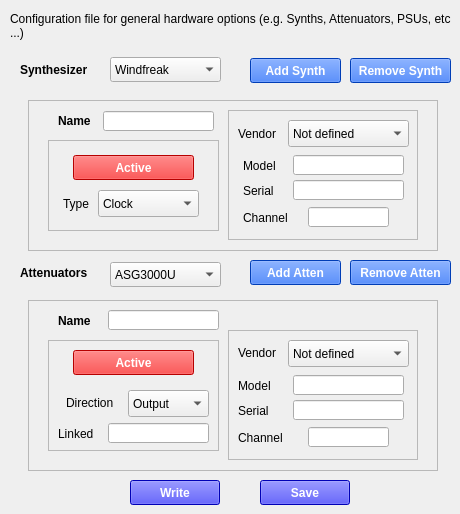
    <widget class="QWidget" name="hdwTab">
     <attribute name="title">
      <string>Hardware</string>
     </attribute>
     <widget class="QLabel" name="label_266">
      <property name="geometry">
       <rect>
        <x>10</x>
        <y>10</y>
        <width>441</width>
        <height>31</height>
       </rect>
      </property>
      <property name="font">
       <font>
        <pointsize>9</pointsize>
       </font>
      </property>
      <property name="text">
       <string>Configuration file for general hardware options (e.g. Synths, Attenuators, PSUs, etc ...)</string>
      </property>
      <property name="wordWrap">
       <bool>true</bool>
      </property>
     </widget>
     <widget class="QPushButton" name="hdwBtn">
      <property name="geometry">
       <rect>
        <x>260</x>
        <y>480</y>
        <width>90</width>
        <height>25</height>
       </rect>
      </property>
      <property name="font">
       <font>
        <pointsize>9</pointsize>
        <weight>75</weight>
        <bold>true</bold>
       </font>
      </property>
      <property name="styleSheet">
       <string notr="true">color: white;
background-color: blue</string>
      </property>
      <property name="text">
       <string>Save</string>
      </property>
     </widget>
     <widget class="QLabel" name="label_344">
      <property name="geometry">
       <rect>
        <x>20</x>
        <y>62</y>
        <width>101</width>
        <height>16</height>
       </rect>
      </property>
      <property name="font">
       <font>
        <pointsize>9</pointsize>
        <weight>75</weight>
        <bold>true</bold>
       </font>
      </property>
      <property name="text">
       <string>Synthesizer</string>
      </property>
     </widget>
     <widget class="QPushButton" name="addSynthBtn">
      <property name="geometry">
       <rect>
        <x>250</x>
        <y>58</y>
        <width>91</width>
        <height>25</height>
       </rect>
      </property>
      <property name="font">
       <font>
        <pointsize>9</pointsize>
        <weight>75</weight>
        <bold>true</bold>
       </font>
      </property>
      <property name="styleSheet">
       <string notr="true">color: white;
background-color: rgb(0, 85, 255)</string>
      </property>
      <property name="text">
       <string>Add Synth</string>
      </property>
     </widget>
     <widget class="QLabel" name="label_345">
      <property name="geometry">
       <rect>
        <x>20</x>
        <y>265</y>
        <width>101</width>
        <height>16</height>
       </rect>
      </property>
      <property name="font">
       <font>
        <pointsize>9</pointsize>
        <weight>75</weight>
        <bold>true</bold>
       </font>
      </property>
      <property name="text">
       <string>Attenuators</string>
      </property>
     </widget>
     <widget class="QPushButton" name="addAttenBtn">
      <property name="geometry">
       <rect>
        <x>250</x>
        <y>260</y>
        <width>91</width>
        <height>25</height>
       </rect>
      </property>
      <property name="font">
       <font>
        <pointsize>9</pointsize>
        <weight>75</weight>
        <bold>true</bold>
       </font>
      </property>
      <property name="styleSheet">
       <string notr="true">color: white;
background-color: rgb(0, 85, 255)</string>
      </property>
      <property name="text">
       <string>Add Atten</string>
      </property>
     </widget>
     <widget class="QComboBox" name="synthNameEdit">
      <property name="geometry">
       <rect>
        <x>110</x>
        <y>57</y>
        <width>111</width>
        <height>25</height>
       </rect>
      </property>
      <property name="font">
       <font>
        <pointsize>9</pointsize>
        <weight>50</weight>
        <bold>false</bold>
       </font>
      </property>
      <item>
       <property name="text">
        <string>Windfreak</string>
       </property>
      </item>
      <item>
       <property name="text">
        <string>SMA100A</string>
       </property>
      </item>
      <item>
       <property name="text">
        <string>SGS100A</string>
       </property>
      </item>
      <item>
       <property name="text">
        <string>Valon 5008 CH1</string>
       </property>
      </item>
      <item>
       <property name="text">
        <string>Valon 5008 CH2</string>
       </property>
      </item>
      <item>
       <property name="text">
        <string>Valon 5009 CH1</string>
       </property>
      </item>
      <item>
       <property name="text">
        <string>Valon 5009 CH2</string>
       </property>
      </item>
      <item>
       <property name="text">
        <string>ASG3000U</string>
       </property>
      </item>
     </widget>
     <widget class="QComboBox" name="attenNameEdit">
      <property name="geometry">
       <rect>
        <x>110</x>
        <y>262</y>
        <width>111</width>
        <height>25</height>
       </rect>
      </property>
      <property name="font">
       <font>
        <pointsize>9</pointsize>
        <weight>50</weight>
        <bold>false</bold>
       </font>
      </property>
      <item>
       <property name="text">
        <string>ASG3000U</string>
       </property>
      </item>
     </widget>
     <widget class="QFrame" name="frame_13">
      <property name="geometry">
       <rect>
        <x>28</x>
        <y>100</y>
        <width>410</width>
        <height>151</height>
       </rect>
      </property>
      <property name="frameShape">
       <enum>QFrame::StyledPanel</enum>
      </property>
      <property name="frameShadow">
       <enum>QFrame::Raised</enum>
      </property>
      <widget class="QFrame" name="frame_7">
       <property name="geometry">
        <rect>
         <x>200</x>
         <y>10</y>
         <width>190</width>
         <height>130</height>
        </rect>
       </property>
       <property name="frameShape">
        <enum>QFrame::StyledPanel</enum>
       </property>
       <property name="frameShadow">
        <enum>QFrame::Raised</enum>
       </property>
       <widget class="QLineEdit" name="channelSynthEdit">
        <property name="geometry">
         <rect>
          <x>80</x>
          <y>97</y>
          <width>81</width>
          <height>20</height>
         </rect>
        </property>
        <property name="font">
         <font>
          <pointsize>9</pointsize>
         </font>
        </property>
       </widget>
       <widget class="QLabel" name="label_83">
        <property name="geometry">
         <rect>
          <x>10</x>
          <y>13</y>
          <width>51</width>
          <height>21</height>
         </rect>
        </property>
        <property name="font">
         <font>
          <pointsize>9</pointsize>
         </font>
        </property>
        <property name="text">
         <string>Vendor</string>
        </property>
       </widget>
       <widget class="QLineEdit" name="modelSynthEdit">
        <property name="geometry">
         <rect>
          <x>65</x>
          <y>45</y>
          <width>111</width>
          <height>20</height>
         </rect>
        </property>
        <property name="font">
         <font>
          <pointsize>9</pointsize>
         </font>
        </property>
       </widget>
       <widget class="QLabel" name="label_89">
        <property name="geometry">
         <rect>
          <x>15</x>
          <y>97</y>
          <width>51</width>
          <height>21</height>
         </rect>
        </property>
        <property name="font">
         <font>
          <pointsize>9</pointsize>
         </font>
        </property>
        <property name="text">
         <string>Channel</string>
        </property>
       </widget>
       <widget class="QLabel" name="label_84">
        <property name="geometry">
         <rect>
          <x>15</x>
          <y>45</y>
          <width>41</width>
          <height>21</height>
         </rect>
        </property>
        <property name="font">
         <font>
          <pointsize>9</pointsize>
         </font>
        </property>
        <property name="text">
         <string>Model</string>
        </property>
       </widget>
       <widget class="QLabel" name="label_85">
        <property name="geometry">
         <rect>
          <x>15</x>
          <y>70</y>
          <width>41</width>
          <height>21</height>
         </rect>
        </property>
        <property name="font">
         <font>
          <pointsize>9</pointsize>
         </font>
        </property>
        <property name="text">
         <string>Serial</string>
        </property>
       </widget>
       <widget class="QLineEdit" name="serialSynthEdit">
        <property name="geometry">
         <rect>
          <x>65</x>
          <y>70</y>
          <width>111</width>
          <height>20</height>
         </rect>
        </property>
        <property name="font">
         <font>
          <pointsize>9</pointsize>
         </font>
        </property>
       </widget>
       <widget class="QComboBox" name="vendorSynthBox">
        <property name="geometry">
         <rect>
          <x>60</x>
          <y>10</y>
          <width>121</width>
          <height>27</height>
         </rect>
        </property>
        <property name="font">
         <font>
          <pointsize>9</pointsize>
          <weight>50</weight>
          <bold>false</bold>
         </font>
        </property>
        <item>
         <property name="text">
          <string>Not defined</string>
         </property>
        </item>
        <item>
         <property name="text">
          <string>WindfreakTech</string>
         </property>
        </item>
        <item>
         <property name="text">
          <string>INAOE_Synth</string>
         </property>
        </item>
        <item>
         <property name="text">
          <string>Valon</string>
         </property>
        </item>
        <item>
         <property name="text">
          <string>dummy</string>
         </property>
        </item>
       </widget>
      </widget>
      <widget class="QFrame" name="frame_8">
       <property name="geometry">
        <rect>
         <x>20</x>
         <y>40</y>
         <width>171</width>
         <height>91</height>
        </rect>
       </property>
       <property name="frameShape">
        <enum>QFrame::StyledPanel</enum>
       </property>
       <property name="frameShadow">
        <enum>QFrame::Raised</enum>
       </property>
       <widget class="QComboBox" name="typeSynthBox">
        <property name="geometry">
         <rect>
          <x>50</x>
          <y>50</y>
          <width>101</width>
          <height>27</height>
         </rect>
        </property>
        <property name="font">
         <font>
          <pointsize>9</pointsize>
          <weight>50</weight>
          <bold>false</bold>
         </font>
        </property>
        <item>
         <property name="text">
          <string>Clock</string>
         </property>
        </item>
        <item>
         <property name="text">
          <string>LO</string>
         </property>
        </item>
       </widget>
       <widget class="QLabel" name="label_82">
        <property name="geometry">
         <rect>
          <x>15</x>
          <y>53</y>
          <width>31</width>
          <height>21</height>
         </rect>
        </property>
        <property name="font">
         <font>
          <pointsize>9</pointsize>
         </font>
        </property>
        <property name="text">
         <string>Type</string>
        </property>
       </widget>
       <widget class="QPushButton" name="activeSynthBtn">
        <property name="geometry">
         <rect>
          <x>25</x>
          <y>15</y>
          <width>121</width>
          <height>25</height>
         </rect>
        </property>
        <property name="font">
         <font>
          <pointsize>9</pointsize>
          <weight>75</weight>
          <bold>true</bold>
         </font>
        </property>
        <property name="styleSheet">
         <string notr="true">color: white;
background-color: red</string>
        </property>
        <property name="text">
         <string>Active</string>
        </property>
       </widget>
      </widget>
      <widget class="QLineEdit" name="nameSynthEdit">
       <property name="geometry">
        <rect>
         <x>75</x>
         <y>11</y>
         <width>111</width>
         <height>20</height>
        </rect>
       </property>
       <property name="font">
        <font>
         <pointsize>9</pointsize>
        </font>
       </property>
      </widget>
      <widget class="QLabel" name="label_95">
       <property name="geometry">
        <rect>
         <x>30</x>
         <y>10</y>
         <width>51</width>
         <height>21</height>
        </rect>
       </property>
       <property name="font">
        <font>
         <pointsize>9</pointsize>
         <weight>75</weight>
         <bold>true</bold>
        </font>
       </property>
       <property name="text">
        <string>Name</string>
       </property>
      </widget>
     </widget>
     <widget class="QFrame" name="frame_19">
      <property name="geometry">
       <rect>
        <x>28</x>
        <y>300</y>
        <width>410</width>
        <height>171</height>
       </rect>
      </property>
      <property name="frameShape">
       <enum>QFrame::StyledPanel</enum>
      </property>
      <property name="frameShadow">
       <enum>QFrame::Raised</enum>
      </property>
      <widget class="QFrame" name="frame_10">
       <property name="geometry">
        <rect>
         <x>20</x>
         <y>40</y>
         <width>171</width>
         <height>111</height>
        </rect>
       </property>
       <property name="frameShape">
        <enum>QFrame::StyledPanel</enum>
       </property>
       <property name="frameShadow">
        <enum>QFrame::Raised</enum>
       </property>
       <widget class="QComboBox" name="directionAttenBox">
        <property name="geometry">
         <rect>
          <x>80</x>
          <y>50</y>
          <width>81</width>
          <height>27</height>
         </rect>
        </property>
        <property name="font">
         <font>
          <pointsize>9</pointsize>
          <weight>50</weight>
          <bold>false</bold>
         </font>
        </property>
        <item>
         <property name="text">
          <string>Output</string>
         </property>
        </item>
        <item>
         <property name="text">
          <string>Input</string>
         </property>
        </item>
       </widget>
       <widget class="QLabel" name="label_98">
        <property name="geometry">
         <rect>
          <x>18</x>
          <y>52</y>
          <width>61</width>
          <height>21</height>
         </rect>
        </property>
        <property name="font">
         <font>
          <pointsize>9</pointsize>
         </font>
        </property>
        <property name="text">
         <string>Direction</string>
        </property>
       </widget>
       <widget class="QLineEdit" name="attenLinkedEdit">
        <property name="geometry">
         <rect>
          <x>60</x>
          <y>83</y>
          <width>101</width>
          <height>20</height>
         </rect>
        </property>
        <property name="font">
         <font>
          <pointsize>9</pointsize>
         </font>
        </property>
       </widget>
       <widget class="QLabel" name="label_100">
        <property name="geometry">
         <rect>
          <x>10</x>
          <y>83</y>
          <width>51</width>
          <height>21</height>
         </rect>
        </property>
        <property name="font">
         <font>
          <pointsize>9</pointsize>
         </font>
        </property>
        <property name="text">
         <string>Linked</string>
        </property>
       </widget>
       <widget class="QPushButton" name="activeAttenBtn">
        <property name="geometry">
         <rect>
          <x>25</x>
          <y>10</y>
          <width>121</width>
          <height>25</height>
         </rect>
        </property>
        <property name="font">
         <font>
          <pointsize>9</pointsize>
          <weight>75</weight>
          <bold>true</bold>
         </font>
        </property>
        <property name="styleSheet">
         <string notr="true">color: white;
background-color: red</string>
        </property>
        <property name="text">
         <string>Active</string>
        </property>
       </widget>
      </widget>
      <widget class="QFrame" name="frame_9">
       <property name="geometry">
        <rect>
         <x>200</x>
         <y>30</y>
         <width>190</width>
         <height>130</height>
        </rect>
       </property>
       <property name="frameShape">
        <enum>QFrame::StyledPanel</enum>
       </property>
       <property name="frameShadow">
        <enum>QFrame::Raised</enum>
       </property>
       <widget class="QLineEdit" name="channelAttenEdit">
        <property name="geometry">
         <rect>
          <x>80</x>
          <y>97</y>
          <width>81</width>
          <height>20</height>
         </rect>
        </property>
        <property name="font">
         <font>
          <pointsize>9</pointsize>
         </font>
        </property>
       </widget>
       <widget class="QLabel" name="label_92">
        <property name="geometry">
         <rect>
          <x>10</x>
          <y>12</y>
          <width>51</width>
          <height>21</height>
         </rect>
        </property>
        <property name="font">
         <font>
          <pointsize>9</pointsize>
         </font>
        </property>
        <property name="text">
         <string>Vendor</string>
        </property>
       </widget>
       <widget class="QLineEdit" name="modelAttenEdit">
        <property name="geometry">
         <rect>
          <x>65</x>
          <y>45</y>
          <width>111</width>
          <height>20</height>
         </rect>
        </property>
        <property name="font">
         <font>
          <pointsize>9</pointsize>
         </font>
        </property>
       </widget>
       <widget class="QLabel" name="label_93">
        <property name="geometry">
         <rect>
          <x>10</x>
          <y>97</y>
          <width>51</width>
          <height>21</height>
         </rect>
        </property>
        <property name="font">
         <font>
          <pointsize>9</pointsize>
         </font>
        </property>
        <property name="text">
         <string>Channel</string>
        </property>
       </widget>
       <widget class="QLabel" name="label_94">
        <property name="geometry">
         <rect>
          <x>10</x>
          <y>45</y>
          <width>41</width>
          <height>21</height>
         </rect>
        </property>
        <property name="font">
         <font>
          <pointsize>9</pointsize>
         </font>
        </property>
        <property name="text">
         <string>Model</string>
        </property>
       </widget>
       <widget class="QLabel" name="label_96">
        <property name="geometry">
         <rect>
          <x>10</x>
          <y>70</y>
          <width>41</width>
          <height>21</height>
         </rect>
        </property>
        <property name="font">
         <font>
          <pointsize>9</pointsize>
         </font>
        </property>
        <property name="text">
         <string>Serial</string>
        </property>
       </widget>
       <widget class="QLineEdit" name="serialAttenEdit">
        <property name="geometry">
         <rect>
          <x>65</x>
          <y>70</y>
          <width>111</width>
          <height>20</height>
         </rect>
        </property>
        <property name="font">
         <font>
          <pointsize>9</pointsize>
         </font>
        </property>
       </widget>
       <widget class="QComboBox" name="vendorAttenBox">
        <property name="geometry">
         <rect>
          <x>60</x>
          <y>10</y>
          <width>121</width>
          <height>27</height>
         </rect>
        </property>
        <property name="font">
         <font>
          <pointsize>9</pointsize>
          <weight>50</weight>
          <bold>false</bold>
         </font>
        </property>
        <item>
         <property name="text">
          <string>Not defined</string>
         </property>
        </item>
        <item>
         <property name="text">
          <string>ATT6000</string>
         </property>
        </item>
        <item>
         <property name="text">
          <string>Minicircuits</string>
         </property>
        </item>
        <item>
         <property name="text">
          <string>dummy</string>
         </property>
        </item>
       </widget>
      </widget>
      <widget class="QLineEdit" name="nameAttenEdit">
       <property name="geometry">
        <rect>
         <x>80</x>
         <y>10</y>
         <width>111</width>
         <height>20</height>
        </rect>
       </property>
       <property name="font">
        <font>
         <pointsize>9</pointsize>
        </font>
       </property>
      </widget>
      <widget class="QLabel" name="label_99">
       <property name="geometry">
        <rect>
         <x>30</x>
         <y>10</y>
         <width>51</width>
         <height>21</height>
        </rect>
       </property>
       <property name="font">
        <font>
         <pointsize>9</pointsize>
         <weight>75</weight>
         <bold>true</bold>
        </font>
       </property>
       <property name="text">
        <string>Name</string>
       </property>
      </widget>
     </widget>
     <widget class="QPushButton" name="hdwWriteBtn">
      <property name="geometry">
       <rect>
        <x>130</x>
        <y>480</y>
        <width>90</width>
        <height>25</height>
       </rect>
      </property>
      <property name="font">
       <font>
        <pointsize>9</pointsize>
        <weight>75</weight>
        <bold>true</bold>
       </font>
      </property>
      <property name="styleSheet">
       <string notr="true">color: white;
background-color: blue</string>
      </property>
      <property name="text">
       <string>Write</string>
      </property>
     </widget>
     <widget class="QPushButton" name="removeSynthBtn">
      <property name="geometry">
       <rect>
        <x>350</x>
        <y>58</y>
        <width>101</width>
        <height>25</height>
       </rect>
      </property>
      <property name="font">
       <font>
        <pointsize>9</pointsize>
        <weight>75</weight>
        <bold>true</bold>
       </font>
      </property>
      <property name="styleSheet">
       <string notr="true">color: white;
background-color: rgb(0, 85, 255)</string>
      </property>
      <property name="text">
       <string>Remove Synth</string>
      </property>
     </widget>
     <widget class="QPushButton" name="removeAttenBtn">
      <property name="geometry">
       <rect>
        <x>350</x>
        <y>260</y>
        <width>101</width>
        <height>25</height>
       </rect>
      </property>
      <property name="font">
       <font>
        <pointsize>9</pointsize>
        <weight>75</weight>
        <bold>true</bold>
       </font>
      </property>
      <property name="styleSheet">
       <string notr="true">color: white;
background-color: rgb(0, 85, 255)</string>
      </property>
      <property name="text">
       <string>Remove Atten</string>
      </property>
     </widget>
    </widget>
